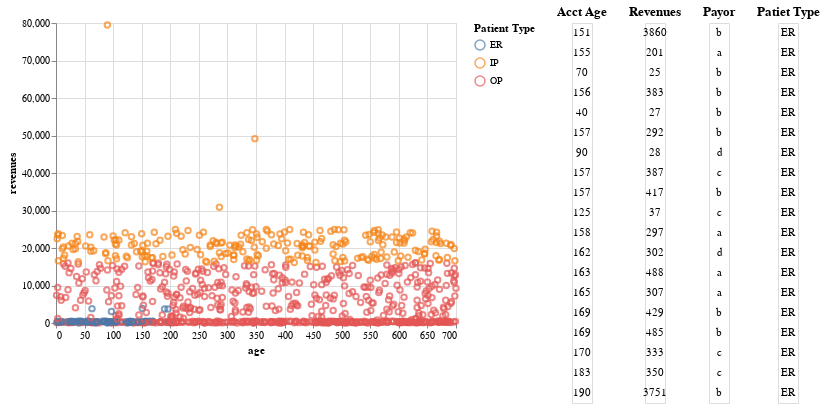

Notebook code for this chart:
### Code cell
#Brushing Scatter Plot to show data on a table
#new df low to mid range dollars

dflm=pd.read_excel('dflowtomid.xlsx')
pd.options.display.float_format ='{:,.0f}'.format


import altair as alt
source = dflm
# Brush for selection
brush = alt.selection(type='interval')

# Scatter Plot
points = alt.Chart(source).mark_point().encode(
    x='age:Q',
    y='revenues:Q',
    color=alt.condition(brush, 'Patient Type:N', alt.value('grey'))
).add_selection(brush)

# Base chart for data tables
ranked_text = alt.Chart(source).mark_text().encode(
    y=alt.Y('row_number:O',axis=None)
).transform_window(
    row_number='row_number()'
).transform_filter(
    brush
).transform_window(
    rank='rank(row_number)'
).transform_filter(
    alt.datum.rank<20
)

# Data Tables
age = ranked_text.encode(text='age:N').properties(title='Acct Age')
revenues = ranked_text.encode(text='revenues:N').properties(title='Revenues')
payor = ranked_text.encode(text='payor:N').properties(title='Payor')
patient_type = ranked_text.encode(text='Patient Type:N').properties(title='Patiet Type')
text = alt.hconcat(age, revenues, payor, patient_type) # Combine data tables

# Build chart
alt.hconcat(
    points,
    text
).resolve_legend(
    color="independent"
)

### Figure 1 — Vega-Lite specification as saved in the notebook (floating-point values rounded to 4 significant figures; data arrays with more than 128 entries replaced by an {"elided": "..."} marker saying what was removed)
{"config": {"view": {"continuousWidth": 400, "continuousHeight": 300}}, "hconcat": [{"mark": "point", "encoding": {"color": {"condition": {"type": "nominal", "field": "Patient Type", "selection": "selector002"}, "value": "grey"}, "x": {"type": "quantitative", "field": "age"}, "y": {"type": "quantitative", "field": "revenues"}}, "selection": {"selector002": {"type": "interval"}}}, {"hconcat": [{"mark": "text", "encoding": {"text": {"type": "nominal", "field": "age"}, "y": {"type": "ordinal", "axis": null, "field": "row_number"}}, "title": "Acct Age", "transform": [{"window": [{"op": "row_number", "field": "", "as": "row_number"}]}, {"filter": {"selection": "selector002"}}, {"window": [{"op": "rank", "field": "row_number", "as": "rank"}]}, {"filter": "(datum.rank < 20)"}]}, {"mark": "text", "encoding": {"text": {"type": "nominal", "field": "revenues"}, "y": {"type": "ordinal", "axis": null, "field": "row_number"}}, "title": "Revenues", "transform": [{"window": [{"op": "row_number", "field": "", "as": "row_number"}]}, {"filter": {"selection": "selector002"}}, {"window": [{"op": "rank", "field": "row_number", "as": "rank"}]}, {"filter": "(datum.rank < 20)"}]}, {"mark": "text", "encoding": {"text": {"type": "nominal", "field": "payor"}, "y": {"type": "ordinal", "axis": null, "field": "row_number"}}, "title": "Payor", "transform": [{"window": [{"op": "row_number", "field": "", "as": "row_number"}]}, {"filter": {"selection": "selector002"}}, {"window": [{"op": "rank", "field": "row_number", "as": "rank"}]}, {"filter": "(datum.rank < 20)"}]}, {"mark": "text", "encoding": {"text": {"type": "nominal", "field": "Patient Type"}, "y": {"type": "ordinal", "axis": null, "field": "row_number"}}, "title": "Patiet Type", "transform": [{"window": [{"op": "row_number", "field": "", "as": "row_number"}]}, {"filter": {"selection": "selector002"}}, {"window": [{"op": "rank", "field": "row_number", "as": "rank"}]}, {"filter": "(datum.rank < 20)"}]}]}], "data": {"name": "data-0d9d4c70c17fe2672e4276bd83e766bd"}, "resolve": {"legend": {"color": "independent"}}, "$schema": "https://vega.github.io/schema/vega-lite/v4.8.1.json", "datasets": {"data-0d9d4c70c17fe2672e4276bd83e766bd": {"elided": "983 records"}}}
